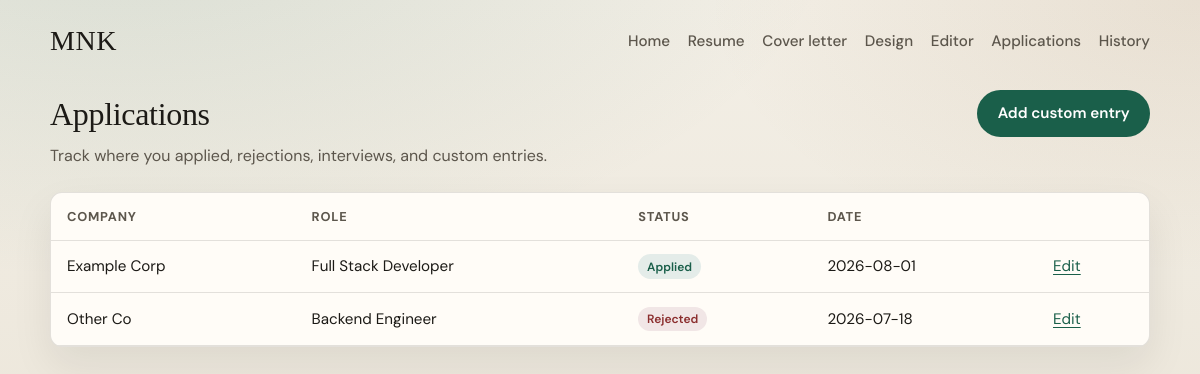
Page /applications.php on the committed database.
### tables this page shows
CREATE TABLE applications (
  id INT UNSIGNED NOT NULL AUTO_INCREMENT PRIMARY KEY,
  company VARCHAR(160) NOT NULL,
  role VARCHAR(200) NOT NULL,
  status ENUM('applied','rejected','interview','offer','custom') NOT NULL DEFAULT 'applied',
  applied_date DATE NULL,
  notes TEXT NULL,
  jd_snippet TEXT NULL,
  link VARCHAR(500) NULL,
  created_at TIMESTAMP NOT NULL DEFAULT CURRENT_TIMESTAMP,
  updated_at TIMESTAMP NOT NULL DEFAULT CURRENT_TIMESTAMP ON UPDATE CURRENT_TIMESTAMP,
  KEY idx_status (status),
  KEY idx_applied_date (applied_date)
);

### src/Db.php (called while the page is built, shortened)
<?php
final class Db
{
    private static ?PDO $pdo = null;
    public static function pdo(): PDO
    {
        if (self::$pdo instanceof PDO) {
            return self::$pdo;
        }
        $url = getenv('DATABASE_URL') ?: '';
        $parts = parse_url($url);
        $dbName = ltrim($parts['path'], '/');
        $host = $parts['host'];
        $port = $parts['port'] ?? 3306;
        $user = $parts['user'] ?? 'db';
        $pass = $parts['pass'] ?? 'db';
        $dsn = sprintf('mysql:host=%s;port=%d;dbname=%s;charset=utf8mb4', $host, $port, $dbName);
        self::$pdo = new PDO($dsn, $user, $pass, [
            PDO::ATTR_ERRMODE => PDO::ERRMODE_EXCEPTION,
            PDO::ATTR_DEFAULT_FETCH_MODE => PDO::FETCH_ASSOC,
            PDO::ATTR_EMULATE_PREPARES => false,
        ]);
        return self::$pdo;
    }
}

### src/App.php (called while the page is built, shortened)
<?php
final class App
{
    public static function applications(?string $status = null): array
    {
        return Db::pdo()->query(
            'SELECT * FROM applications ORDER BY applied_date DESC, id DESC'
        )->fetchAll();
    }
    public static function e(?string $value): string
    {
        return htmlspecialchars((string) $value, ENT_QUOTES | ENT_SUBSTITUTE, 'UTF-8');
    }
    public static function statusLabel(string $status): string
    {
        return match ($status) {
            'applied' => 'Applied',
            'rejected' => 'Rejected',
            'interview' => 'Interview',
            'offer' => 'Offer',
            'custom' => 'Custom',
            default => ucfirst($status),
        };
    }
}

### public/applications.php (the view, shortened to what this page needs)
<?php
require_once dirname(__DIR__) . '/src/layout.php';
    ?>
    <?php
$apps = App::applications(null);
?>
<main class="page-wide">
  <header class="page-head row">
    <div>
      <h1>Applications</h1>
      <p>Track where you applied, rejections, interviews, and custom entries.</p>
    </div>
    <a class="btn btn-primary" href="/applications.php?action=new">Add custom entry</a>
  </header>
  <?php if (!$apps): ?>
    <p class="empty">No applications yet.</p>
  <?php else: ?>
    <div class="table-wrap">
      <table class="data-table">
        <thead>
          <tr>
            <th>Company</th>
            <th>Role</th>
            <th>Status</th>
            <th>Date</th>
            <th></th>
          </tr>
        </thead>
        <tbody>
          <?php foreach ($apps as $app): ?>
            <tr>
              <td><?= App::e($app['company']) ?></td>
              <td><?= App::e($app['role']) ?></td>
              <td><span class="badge status-<?= App::e($app['status']) ?>"><?= App::e(App::statusLabel($app['status'])) ?></span></td>
              <td><?= App::e((string) $app['applied_date']) ?></td>
              <td><a href="/applications.php?action=edit&amp;id=<?= (int) $app['id'] ?>">Edit</a></td>
            </tr>
          <?php endforeach; ?>
        </tbody>
      </table>
    </div>
  <?php endif; ?>
</main>

### public/assets/css/app.css (style rules this page uses)
:root { --bg: #f3efe6; --bg-deep: #e7e0d2; --ink: #1c1a16; --muted: #5c564c; --line: rgba(28, 26, 22, 0.12); --paper: #fffcf7; --accent: #1a5f4a; --accent-ink: #fff; --danger: #8b2e2e; --radius: 12px; --font: "DM Sans", system-ui, sans-serif; --display: "Instrument Serif", Georgia, serif; --shadow: 0 18px 40px rgba(28, 26, 22, 0.08); }
*, *::before, *::after { box-sizing: border-box; }
html { scroll-behavior: smooth; }
body { margin: 0; min-height: 100vh; font-family: var(--font); color: var(--ink); background: radial-gradient(1200px 600px at 10% -10%, rgba(26, 95, 74, 0.12), transparent 60%), radial-gradient(900px 500px at 100% 0%, rgba(140, 90, 40, 0.1), transparent 55%), linear-gradient(180deg, var(--bg) 0%, var(--bg-deep) 100%); line-height: 1.5; }
a { color: var(--accent); text-decoration-thickness: 1px; text-underline-offset: 0.18em; }
.btn { display: inline-flex; align-items: center; justify-content: center; gap: 0.4rem; border: 1px solid transparent; border-radius: 999px; padding: 0.7rem 1.2rem; font: inherit; font-weight: 600; font-size: 0.95rem; cursor: pointer; text-decoration: none; transition: transform 0.15s ease, background 0.15s ease, color 0.15s ease; }
.btn-primary { background: var(--accent); color: var(--accent-ink); }
.apps-panel-head h2, .page-head h1, .editor-block h2 { margin: 0; font-family: var(--display); font-weight: 400; font-size: 2rem; letter-spacing: -0.01em; }
.badge { display: inline-flex; padding: 0.2rem 0.55rem; border-radius: 999px; font-size: 0.75rem; font-weight: 600; background: color-mix(in srgb, var(--accent) 12%, white); color: var(--accent); }
.badge.status-rejected, .app-item.status-rejected .badge { background: color-mix(in srgb, var(--danger) 12%, white); color: var(--danger); }
.page-head { margin-bottom: 1.5rem; }
.page-head.row { display: flex; flex-wrap: wrap; justify-content: space-between; align-items: flex-start; gap: 1rem; }
.page-head p { margin: 0.4rem 0 0; color: var(--muted); }
.page-wide { width: 100%; }
.table-wrap { overflow-x: auto; background: var(--paper); border: 1px solid var(--line); border-radius: var(--radius); box-shadow: var(--shadow); }
.data-table { width: 100%; border-collapse: collapse; font-size: 0.95rem; }
.data-table th, .data-table td { text-align: left; padding: 0.85rem 1rem; border-bottom: 1px solid var(--line); }
.data-table th { font-size: 0.8rem; text-transform: uppercase; letter-spacing: 0.06em; color: var(--muted); }

### rows in the picture
applications: company "Example Corp", role "Full Stack Developer", status "Applied", applied_date "2026-08-01"
applications: company "Other Co", role "Backend Engineer", status "Rejected", applied_date "2026-07-18"
